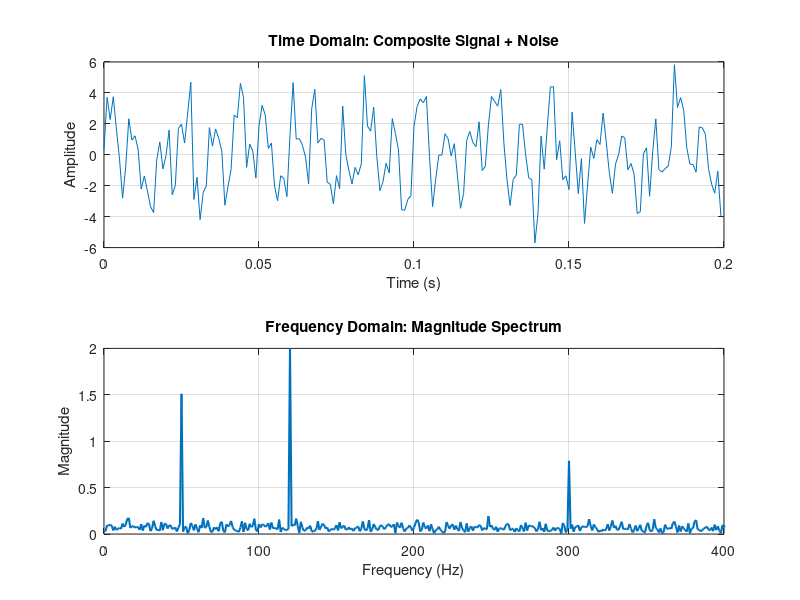

The MATLAB script that drew this image:
% --- Problem 11: Frequency Spectrum Analysis ---
fs = 1000;              % Sampling frequency (1000 samples per second)
T = 1.0;                % Duration (1 second)
t = 0:1/fs:T-1/fs;      % Time vector

% 1. Generate a Composite Signal (Mixing 3 different frequencies)
f1 = 50;   % 50 Hz component
f2 = 120;  % 120 Hz component
f3 = 300;  % 300 Hz component

% Create the signal: x(t) = A1*sin(2pi*f1*t) + A2*sin(2pi*f2*t) + ...
% We'll give them different amplitudes too.
x = 1.5*sin(2*pi*f1*t) + 2.0*sin(2*pi*f2*t) + 0.8*sin(2*pi*f3*t);

% 2. Add some "Real-world" Random Noise
x_noisy = x + 1.2*randn(size(t));

% 3. Compute the Frequency Spectrum (using FFT)
N = length(x_noisy);
X_fft = fft(x_noisy);

% Calculate Magnitude and Normalize
mag = abs(X_fft) / N; 

% We only need the first half of the spectrum (0 to fs/2)
half_N = floor(N/2);
freq_axis = (0:half_N) * (fs/N);
mag_half = mag(1:half_N+1);

% Multiply by 2 to account for the energy in the dropped negative half
mag_half(2:end) = 2 * mag_half(2:end);

% --- Plotting ---
figure('Name', 'Problem 11: Frequency Spectrum Analysis');

% Plot the Time Domain Signal (The "Messy" look)
subplot(2,1,1);
plot(t(1:200), x_noisy(1:200)); % Plot first 200 samples for clarity
title('Time Domain: Composite Signal + Noise');
xlabel('Time (s)'); ylabel('Amplitude');
grid on;

% Plot the Frequency Domain (The "Clear" look)
subplot(2,1,2);
plot(freq_axis, mag_half, 'LineWidth', 1.5);
title('Frequency Domain: Magnitude Spectrum');
xlabel('Frequency (Hz)'); ylabel('Magnitude');
xlim([0 400]); % Zoom in on the area of interest
grid on;
